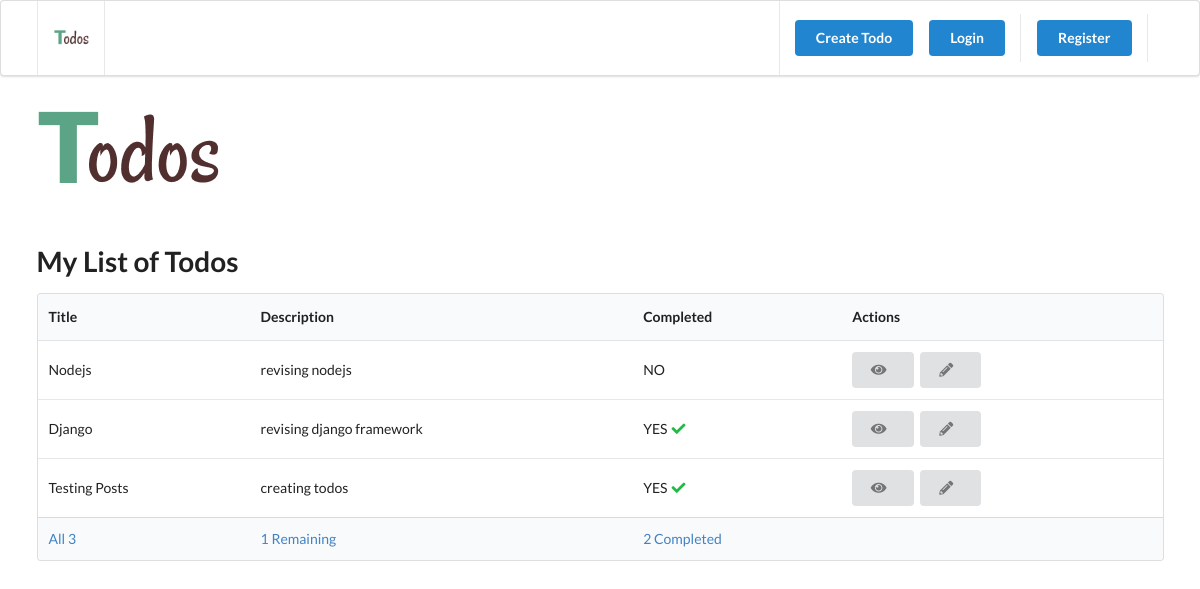
The app's page /, older data.
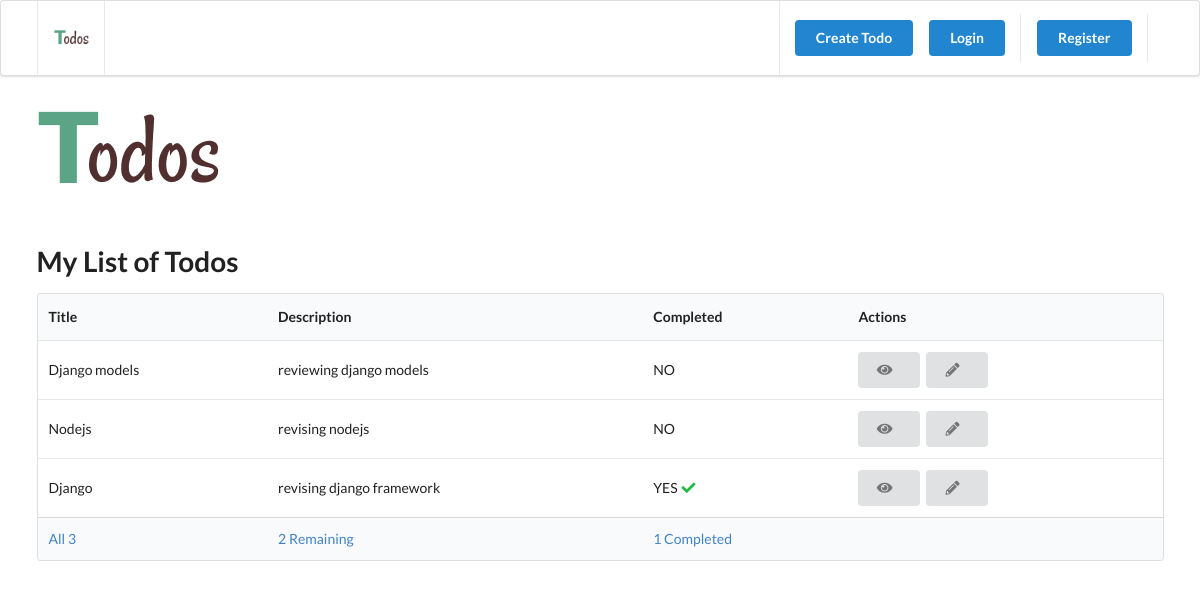
The same page, newer data.
### todo/models.py (models this page shows, shortened)
class Todo(TrackingModel):
    title = models.CharField(max_length=255)
    description = models.TextField()
    is_completed = models.BooleanField(default=False)

### todo/views.py (the view)
# urls.py: path('', views.index, name='home'),
def index(request):
    todos = Todo.objects.all()
    completed_count = todos.filter(is_completed=True).count()
    incomplete_count = todos.filter(is_completed=False).count()
    all_count = todos.count()
    context = {'todos': get_showing_todos(request,todos), 'all_count':all_count,
               'completed_count':completed_count,
                'incomplete_count':incomplete_count}
    return render(request, 'todo/index.html', context)

### todo/views.py (called while the page is built)
def get_showing_todos(request, todos):
    if request.GET and request.GET.get('filter'):
        if request.GET.get('filter') == 'complete':
            return todos.filter(is_completed=True)
        if request.GET.get('filter') == 'incomplete':
            return todos.filter(is_completed=False)
    return todos

### todosite/templates/todo/index.html (shortened to what this page needs)
{% extends '_partials/base.html' %}
{% load static %}
{% block content %}
    <img src="{% static 'img/Logo.png' %}" />
    <h1 class="ui header">My List of Todos</h1>
    {% if todos %}
    <table class="ui table">
        <thead>
            <tr>
                <th>Title</th>
                <th>Description</th>
                <th>Completed</th>
                <th>Actions</th>
            </tr>
        </thead>
        <tbody>
            {% for todo in todos %}
            <tr>
                <td>{{todo.title}}</td>
                <td>{{todo.description}}</td>
                <td>
                    {% if todo.is_completed %}
                        YES <i class="check icon green"></i>
                    {% else %}
                        NO
                    {% endif %}
                </td>
                <td>
                    <a href="{% url 'todo' todo.pk %}" class="ui button">
                        <i class="eye icon"></i>
                    </a>
                    <a href="{% url 'todo-edit' todo.pk %}" class="ui button">
                        <i class="pencil icon"></i>
                    </a>
                </td>
            </tr>
            {% endfor %}
        </tbody>
        <tfoot>
            <tr>
                <th>
                    <a href="?filter=all">All {{all_count}}</a>
                </th>
                <th>
                    <a href="?filter=incomplete">{{incomplete_count}} Remaining</a>
                </th>
                <th>
                    <a href="?filter=completed">{{completed_count}} Completed</a>
                </th>
                <th> </th>
            </tr>
        </tfoot>
    </table>
    {% endif %}
{% endblock content %}

### todosite/templates/_partials/base.html (shortened to what this page needs)
<!DOCTYPE html>
<html lang="en">
<head>
    <link rel="stylesheet" href="https://cdnjs.cloudflare.com/ajax/libs/semantic-ui/2.4.1/semantic.min.css" />
</head>
<body>
    <div>
        {% include "_partials/header.html" %}
        <div class="ui container">
            {% block content %}
            {% endblock content %}
        </div>
    </div>
</body>
</html>

### todosite/templates/_partials/header.html
{% load static %}
<div class="ui menu">
    <div class="ui container">
        <a href="{% url 'home' %}" class="header item">
            <img class="logo" class="logo" src="{% static 'img/Logo.png' %}" />
        </a>
        <div class="right item">
            <a href="{% url 'create-todo' %}" class="ui primary button"> Create Todo</a>
            {% if request.user.is_authenticated %}
            <div class="ui simple dropodown item">
                User X  <i class="dropdown icon"></i>
                <div class="menu">
                    <form class="ui large form" method="post" action="">
                        <input class="ui button" type="submit" value="sign out">
                    </form>
                </div>
            </div>
            {% else %}
            <div class="ui item">
                <a href="{% url 'login' %}" class="ui primary button">Login</a>
            </div>
            <div class="ui item">
                <a href="{% url 'register' %}" class="ui primary button">Register</a>
            </div>
            {% endif %}
        </div>
    </div>
</div>

Row changes from the older to the newer data that the page shows:
removed Todo: title "Testing Posts", description "creating todos", is_completed "YES"
added Todo: title "Django models", description "reviewing django models", is_completed "NO"
Text that changed along with them:
{{ incomplete_count }}: "1" → "2"
{{ completed_count }}: "2" → "1"
